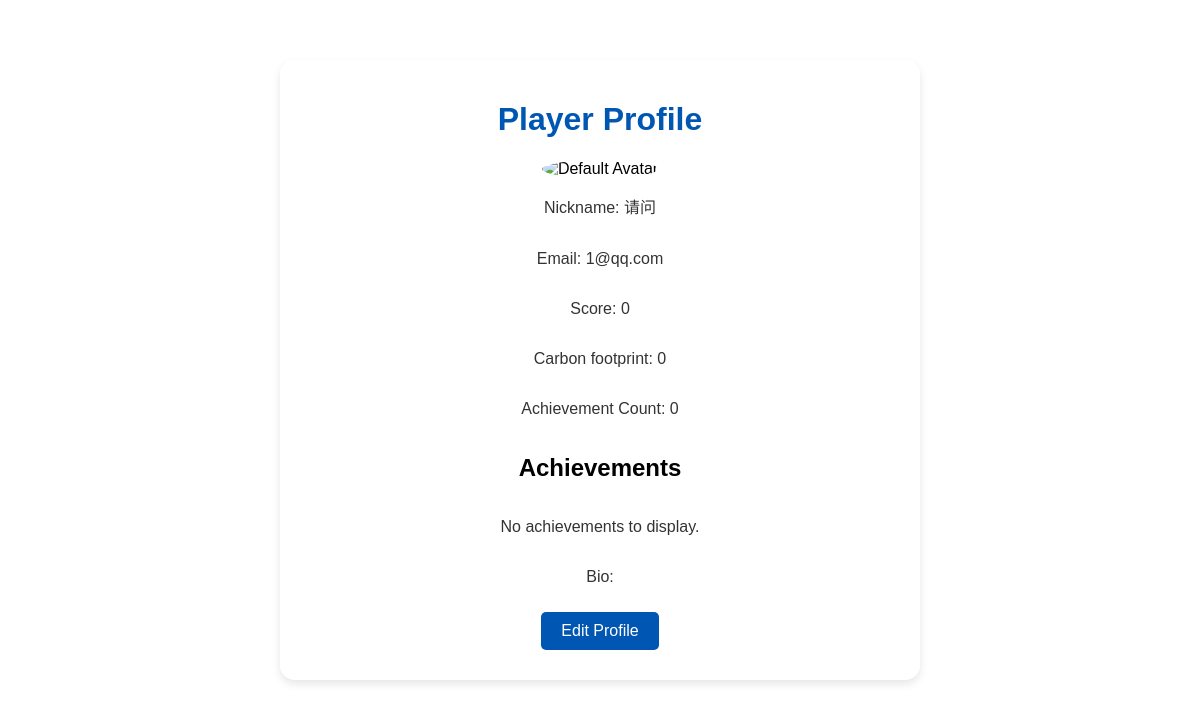
The page /profile/player_profile/请问/ (signed in) on the database its author committed.
### usersinformation/models.py (models this page shows, shortened)
class PlayerProfile(models.Model):
    avatar = models.ImageField(upload_to='avatars/', null=True, blank=True)
    nickname = models.CharField(max_length=255, blank=True)
    email = models.EmailField(blank=True)
    score = models.IntegerField(default=0)
    achievement_count = models.IntegerField(default=0)
    achievements = models.ManyToManyField(Achievement, blank=True, related_name='user')  # 添加多对多关系
    displayed_achievements = models.ManyToManyField(Achievement, related_name='displayed_by_users', blank=True)
    bio = models.TextField(blank=True)
    login_days = models.IntegerField(default=0)
    carbon = models.IntegerField(default=0)
    last_game_start = models.DateTimeField(null=True, blank=True)
    verified_locations_count = models.IntegerField(default=0)
    completed_series = models.ManyToManyField(Series, related_name='completed_by', blank=True)
    def unlocked_achievement_count(self):
        return Achievement.objects.filter(unlock_score__lte=self.score).count()

### usersinformation/views.py (the view)
# urls.py: path('player_profile/<str:nickname>/', views.player_profile, name='player_profile'),  # 添加这个路径
@login_requiredforuser
def player_profile(request, nickname):
    try:
        player_information = get_object_or_404(PlayerProfile, nickname=nickname)
        all_achievements = player_information.achievements.all()
        unlocked_achievement_count = player_information.unlocked_achievement_count()
        displayed_achievements = player_information.displayed_achievements.all()[:3] if player_information.displayed_achievements.exists() else all_achievements[:3]
        return render(request, "usersinformation/player_profile.html", {
            "player_information": player_information,
            "all_achievements": all_achievements,
            "displayed_achievements": displayed_achievements,
            "unlocked_achievement_count":unlocked_achievement_count,
        })
    except PlayerProfile.DoesNotExist:
        context = {'error': 'Player profile not found.'}
        return render(request, 'usersinformation/error.html', context)

### decorate.py (called while the page is built)
def login_requiredforuser(f):
    @wraps(f)  # 使用wraps装饰内部函数
    def wrap(request, *args, **kwargs):
        if not request.session.get('is_logged_in'):
            return HttpResponseRedirect('/login/')
        return f(request, *args, **kwargs)
    return wrap

### usersinformation/templates/usersinformation/player_profile.html (shortened to what this page needs)
<!DOCTYPE html>
{% load static %}
<html lang="en">
<head>
</head>
<body>
    <div class="container">
        <h1>Player Profile</h1>
        {% if player_information %}
            {% if player_information.avatar %}
                <img src="{{ player_information.avatar.url }}" alt="Avatar" class="avatar">
            {% else %}
                <img src="/static/images/defaultAvatar.jpg" alt="Default Avatar" class="avatar">
            {% endif %}
            <p>Nickname: {{ player_information.nickname }}</p>
            <p>Email: {{ player_information.email }}</p>
            <p>Score: {{ player_information.score }}</p>
            <p>Carbon footprint: {{ player_information.carbon }}</p>
            <p>Achievement Count: {{unlocked_achievement_count}}</p>
            <h2>Achievements</h2>
            <div class="achievements-container">
                {% for achievement in displayed_achievements %}
                <div class="achievement">
                    {% if achievement.icon %}
                    <img src="{{ achievement.icon.url }}" alt="{{ achievement.name }}" class="achievement-icon">
                    {% endif %}
                    <h3>{{ achievement.name }}</h3>
                </div>
                {% empty %}
                <p>No achievements to display.</p>
                {% endfor %}
            </div>
            <p>Bio: {{ player_information.bio }}</p>
            <a href="{% url 'usersinformation:edit_player_profile' player_information.nickname %}">Edit Profile</a>
        {% else %}
            <p>Player profile does not exist.</p>
        {% endif %}
    </div>
</body>
</html>

### rows shown on the page
PlayerProfile: nickname "请问", email "1@qq.com", score "0", carbon "0"

### other values the page prints
{{ unlocked_achievement_count }} "0"
